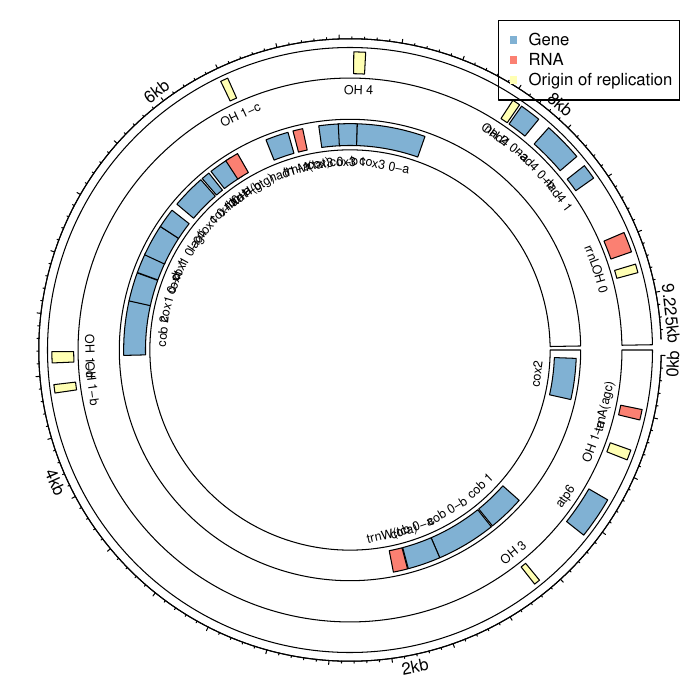

Reproduce this figure in R.
#!/bin/Rscript

library(circlize)

genome_size = 9225
mito <- read.delim('HiCscaffold40.gff', header=F, stringsAsFactors = F)
# Remove empty column at the end of the data frame
mito <- mito[,-10]
# rename columns according to gff3 specifications
colnames(mito) <- c('sequence','source','feature','start','end','score','strand','phase','attributes')

# Complicated string splitting to get just gene names
mito$name <- unname(gsub(x=sapply(mito$attributes, function(x) unlist(strsplit(x, '='))[2] ), pattern='\\_', replacement=' '))

# Gene midpoints for text labels
mito$midpoint <- (mito$start+mito$end)/2

##############################################
#
# Plotting parameters. Global options up front.
#
##############################################
pal.10 <- c('#8dd3c7','#ffffb3','#bebada','#fb8072','#80b1d3','#fdb462','#b3de69','#fccde5','#bc80bd')

mito$colour <- pal.10[10]
mito$colour[grep('RNA', mito$feature)] <- pal.10[4]
mito$colour[grep('gene', mito$feature)] <- pal.10[5]
mito$colour[grep('rep_origin', mito$feature)] <- pal.10[2]

# Easier to split the data frame into positive and 
# negative strands.
mito_plus <- subset(mito, strand == '+')
mito_minus <- subset(mito, strand == '-')

pdf('Mitochondrion.pdf')
# Initialization for track sizes
circos.par(track.height=0.10)
circos.initialize(c('1'), xlim=c(0,genome_size))
circos.track(ylim=c(0,1)) # present or absent basically
circos.axis(h=1.60, major.tick=1000, labels=FALSE)
circos.axis(h=1.60, major.at=c(0, 2000, 4000, 6000, 8000, 9225), labels=c('0kb', '2kb', '4kb', '6kb', '8kb', '9.225kb'), major.tick=F)

# Sense strand first.
circos.rect(xleft=mito_plus$start, xright=mito_plus$end, ybottom=rep(0, nrow(mito_plus)), ytop=rep(1, nrow(mito_plus)), col=mito_plus$colour, border='black')

circos.text(x=mito_plus$midpoint, y=rep(-0.75,nrow(mito_plus)), mito_plus$name, cex=0.75, niceFacing = T)

# Antisense strand on the inside to include more labels.
circos.par(track.margin=c(0.125,0.125))
circos.track(ylim=c(0,1))
circos.rect(xleft=mito_minus$start, xright=mito_minus$end, ybottom=rep(0, nrow(mito_minus)), ytop=rep(1, nrow(mito_minus)), col=mito_minus$colour, border='black')
circos.text(x=mito_minus$midpoint, y=rep(-0.75,nrow(mito_minus)), mito_minus$name, cex=0.75, niceFacing = T)

legend('topright', pch=15, col=c(pal.10[5],pal.10[4],pal.10[2]), legend=c('Gene','RNA','Origin of replication'))

dev.off()
# Make an antisense track
circos.clear()